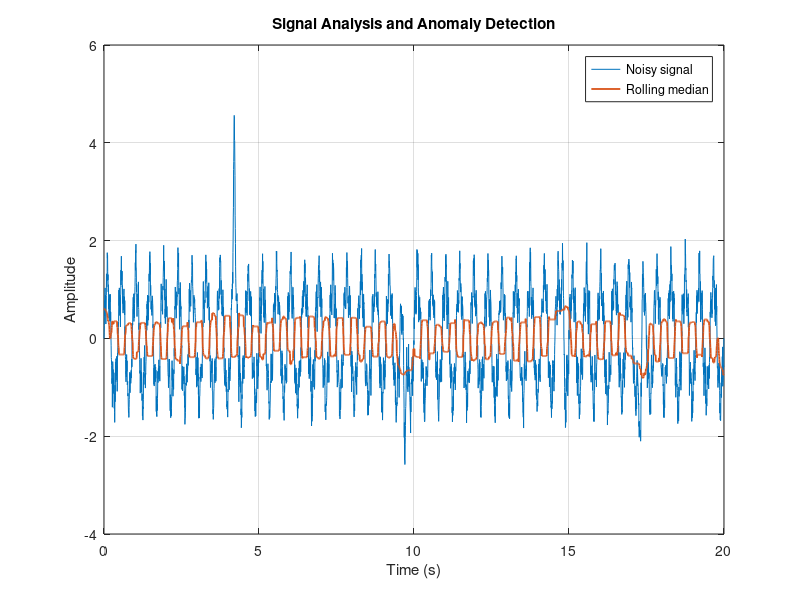
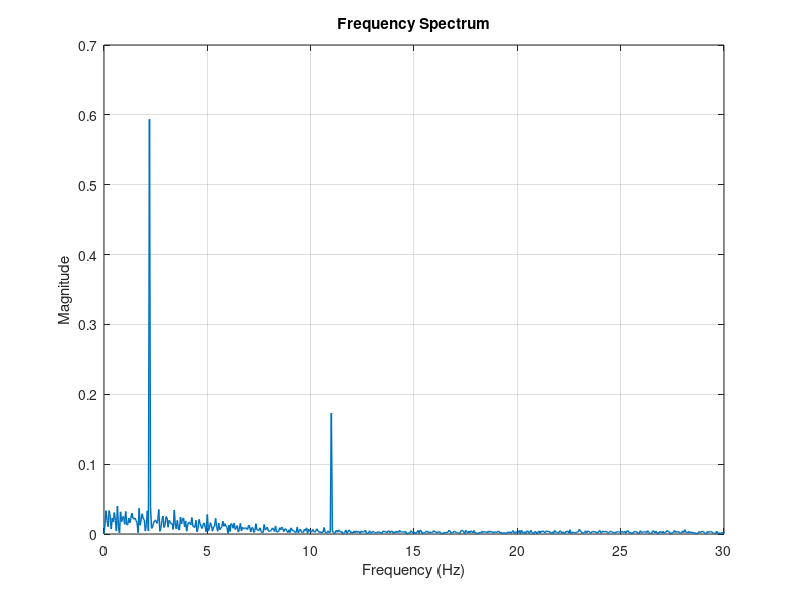

These charts were generated, in order, by the following MATLAB code: (Note: this script raises an error after producing the figures.)
%% MATLAB Signal Analysis and Anomaly Detection Portfolio Project
% Author: Hadi Farahmandi
% Purpose: Demonstrate MATLAB skills for engineering signal analysis,
% denoising, frequency-domain inspection, and anomaly detection.
clear; clc; close all;
rng(42);
fs = 200; duration = 20; t = (0:1/fs:duration-1/fs)';
cleanSignal = 1.2*sin(2*pi*2.2*t) + 0.35*sin(2*pi*11*t);
x = cleanSignal + 0.18*randn(size(t));
events = [4.2 2.8 0.12; 9.7 -3.2 0.16; 14.8 2.5 0.10; 17.3 -2.7 0.14];
for k = 1:size(events,1)
    center=events(k,1); amp=events(k,2); width=events(k,3);
    mask=abs(t-center)<width;
    x(mask)=x(mask)+amp*exp(-((t(mask)-center)/(width/3)).^2);
end
windowSamples=101;
baseline=movmedian(x,windowSamples);
residual=x-baseline;
localMAD=movmedian(abs(residual),windowSamples);
robustSigma=1.4826*max(localMAD,eps);
robustZ=abs(residual)./robustSigma;
threshold=5.0; isAnomaly=robustZ>threshold;
N=length(x); X=fft(x-mean(x));
f=(0:floor(N/2))'*fs/N; mag=abs(X(1:floor(N/2)+1))/N;
fprintf('Samples: %d\n',N);
fprintf('Detected anomaly samples: %d\n',nnz(isAnomaly));
figure('Color','w');
plot(t,x,'DisplayName','Noisy signal'); hold on;
plot(t,baseline,'LineWidth',1.3,'DisplayName','Rolling median');
plot(t(isAnomaly),x(isAnomaly),'r.','MarkerSize',10,'DisplayName','Detected anomalies');
xlabel('Time (s)'); ylabel('Amplitude'); title('Signal Analysis and Anomaly Detection'); legend('Location','best'); grid on;
figure('Color','w'); plot(f,mag,'LineWidth',1.1); xlim([0 30]);
xlabel('Frequency (Hz)'); ylabel('Magnitude'); title('Frequency Spectrum'); grid on;
results=table(t,x,baseline,robustZ,isAnomaly,'VariableNames',{'Time_s','Signal','RollingMedian','RobustZ','IsAnomaly'});
writetable(results,'signal_analysis_results.csv');
fprintf('Analysis complete. Results saved to signal_analysis_results.csv\n');
